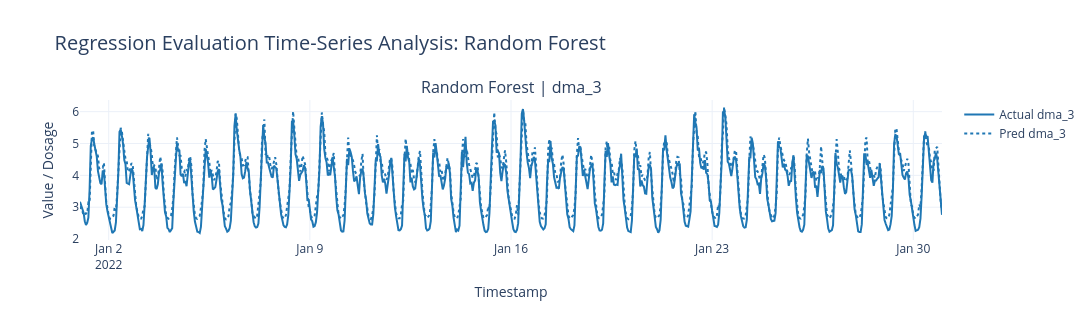

Here is the notebook cell this chart was saved with:
### Code cell
fig = plot_single_model_lines(random_forest_df, "Random Forest", targets)
fig.show()

### Figure 1 — Plotly figure (JSON) as saved in the notebook; plotly's stock layout.template omitted (floating-point values rounded to 4 significant figures; data arrays with more than 128 entries replaced by an {"elided": "..."} marker saying what was removed)
{"data": [{"hovertemplate": "<b>Actual</b><br>Time: %{x}<br>Value: %{y}<extra></extra>", "legendgroup": "dma_3", "line": {"color": "#1f77b4", "width": 2}, "mode": "lines", "name": "Actual dma_3", "type": "scatter", "x": {"elided": "721 str values"}, "xaxis": "x", "y": {"elided": "721 float values"}, "yaxis": "y"}, {"hovertemplate": "<b>Predicted</b><br>Time: %{x}<br>Value: %{y}<extra></extra>", "legendgroup": "dma_3", "line": {"color": "#1f77b4", "dash": "dot", "width": 2}, "mode": "lines", "name": "Pred dma_3", "type": "scatter", "x": {"elided": "721 str values"}, "xaxis": "x", "y": {"elided": "721 float values"}, "yaxis": "y"}], "layout": {"annotations": [{"font": {"size": 16}, "showarrow": false, "text": "Random Forest | dma_3", "x": 0.5, "xanchor": "center", "xref": "paper", "y": 1, "yanchor": "bottom", "yref": "paper"}], "height": 320, "showlegend": true, "title": {"font": {"size": 20}, "text": "Regression Evaluation Time-Series Analysis: Random Forest"}, "width": 1100, "xaxis": {"anchor": "y", "domain": [0, 1], "title": {"text": "Timestamp"}}, "yaxis": {"anchor": "x", "domain": [0, 1], "title": {"text": "Value / Dosage"}}}}
